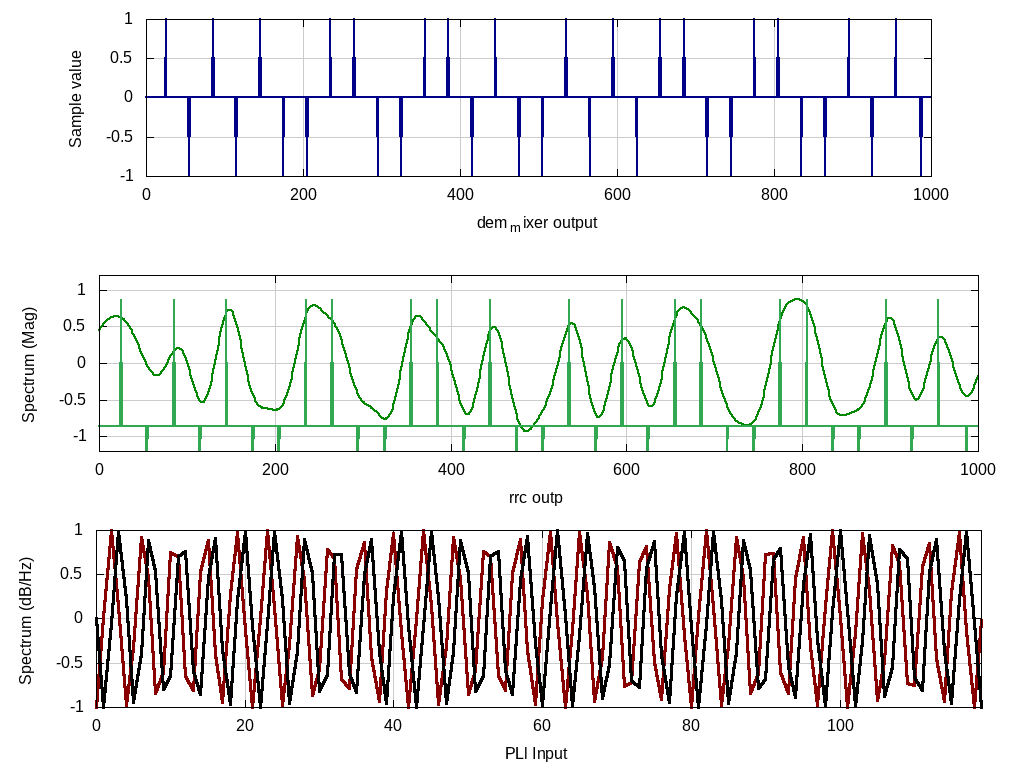

gnuplot code for this plot:
reset                                   # reset
set size ratio 0.2                      # set relative size of plots
set grid xtics ytics                    # grid: enable both x and y lines
set grid lt 1 lc rgb '#cccccc' lw 1     # grid: thin gray lines
set multiplot layout 3,1 scale 1.0,1.0  # set two plots for this figure

# time domain
set ylabel 'Sample value'               # set y-axis label
set xlabel 'dem_mixer output'                   # set x-axis label
set yrange [-1:1]                       # set y plot range
set xrange [0:1000]                      # sset x plot range


plot '../data/bits.dat' using 1:2 with lines lt 1 lw 2 lc rgb '#000088' notitle

# freq domain (Fourier)
set ylabel 'Spectrum (Mag)'              # set y-axis label
set xlabel 'rrc outp'               # set x-axis label
set yrange [-1.2:1.2]                    # set y plot range
set xrange [0:1000] 
set y2range [-0.2:1.2]                      # set x plot range
#set x2range[0:1000]
plot '../data/outp_rrc.dat' using 1:2 with lines lt 1 lw 2 lc rgb '#008800' notitle,\
     '../data/bits.dat' using 1:2 with lines lt 1 lw 2 lc rgb '#32a852' notitle axes x1y2

# freq domain (PSD)
set ylabel 'Spectrum (dB/Hz)'            # set y-axis label
set xlabel 'PLl Input'             # set x-axis label
set autoscale
set yrange [-1:1]                       # set y plot range
set y2range [-1:1]
set xrange [0:119]                       # set x plot range
# add your own .dat file for PSD as part of the take-home
plot '../data/rds_NCO_outp.dat' using 1:2 with lines lt 1 lw 3 lc rgb '#880000' notitle, \
     '../data/rds_NCO_outpQ.dat' using 1:2 with lines lt 1 lw 3 lc rgb '#000000' notitle

unset multiplot
